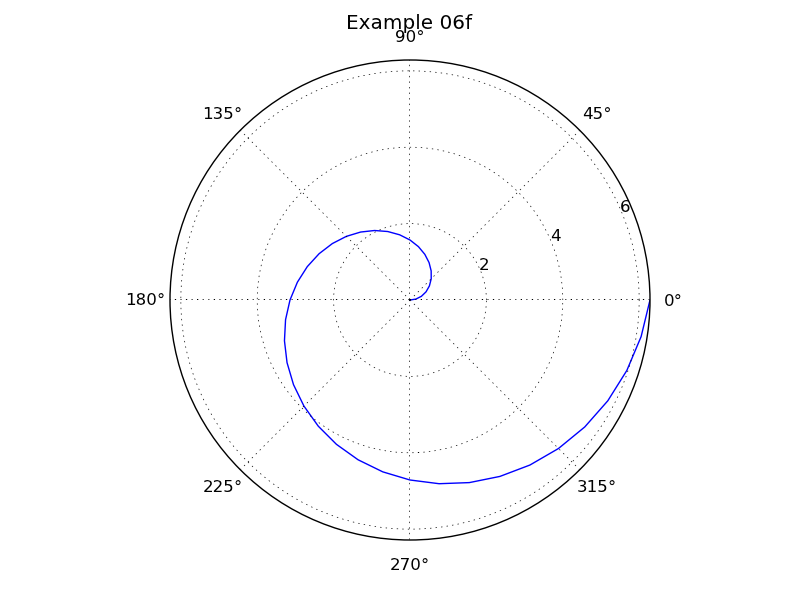

Reproduce this figure in Python.
import matplotlib.pyplot as pyplot
import plotdata

pyplot.axes(polar=True)

t = plotdata.data06t
r = plotdata.data06r

pyplot.rgrids([2.0, 4.0, 6.0, 8.0])

pyplot.polar(t,r)

pyplot.title('Example 06f')
pyplot.savefig('example06f.png')

